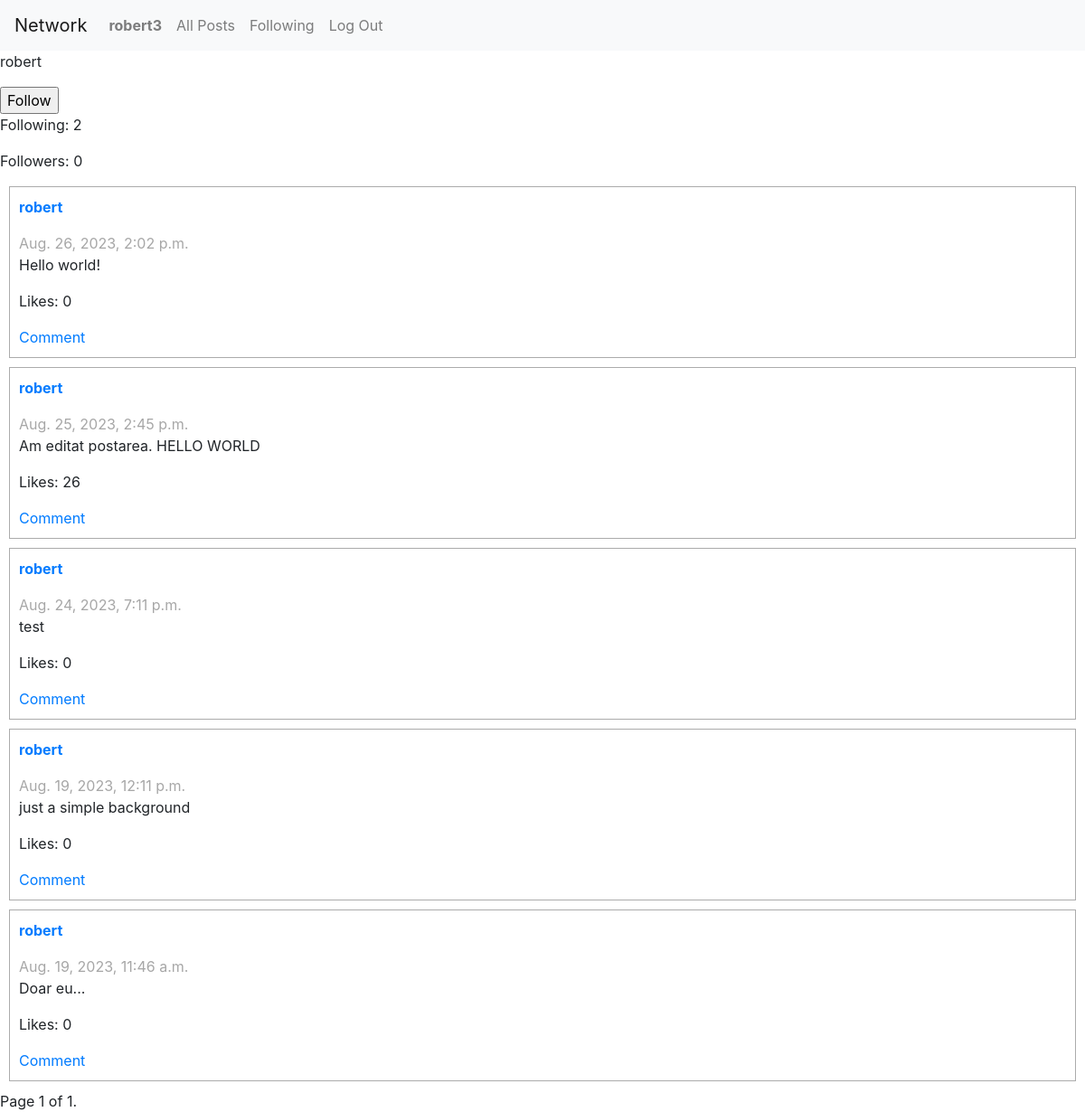
Screenshot of /profile/robert (signed in) with the database file from the repository.
### network/models.py (models this page shows, shortened)
class User(AbstractUser):
    pass

class UserPost(models.Model):
    user = models.ForeignKey(User, on_delete=models.CASCADE)
    timestamp = models.DateTimeField(auto_now_add=True)
    content = models.CharField(max_length=512)
    likes = models.IntegerField(default=0)

### network/views.py (the view)
# urls.py: path("profile/<str:username>", views.userprofile, name="userprofile"),
def userprofile(request, username):
    user = User.objects.get(username=username)
    posts = UserPost.objects.order_by('-timestamp').filter(user=user)
    paginator = Paginator(posts, 10)
    page_number = request.GET.get("page")
    page_obj = paginator.get_page(page_number)
    followingUsers = UserFollowing.objects.filter(user_id=user)  # all persons that te users follow
    followersUsers = UserFollowing.objects.filter(following_user_id=user) # all persons that follow an user
    try:
        checkFollow = UserFollowing.objects.get(user_id=request.user, following_user_id=user)
        isFollowing = checkFollow  # If the get() operation succeeds, the user is following.
    except:
        isFollowing = False  # If the user is not following, handle the exception.
    return render(request, "network/userprofile.html", {
        "profile":user,
        "followers":followersUsers,
        "following":followingUsers,
        "posts":posts,
        "page_obj": page_obj,
        "isFollowing":isFollowing
    })

### network/templates/network/userprofile.html (shortened to what this page needs)
{% extends 'network/layout.html' %}
{% block body %}
    <div>
        <p>{{ profile.username }}</p>
    </div>
    {% if user.is_authenticated %}
        {% if request.user != profile %}
            {% if isFollowing %}
                <form action="{% url 'unfollow'%}" method="POST">
                    {% csrf_token %}
                    <input type="hidden" name="userfollow" value="{{profile}}">
                    <input type="submit" value="Unfollow">
                </form>
            {% else %}
                <form action="{% url 'follow' %}" method="POST">
                    <input type="submit" value="Follow">
                </form>
            {%endif %}
        {% endif %}
    {% endif %}
    <div>
        <p>Following: {{ following.count }}</p>
        <p>Followers: {{ followers.count }}</p>
    </div>
    <div>
        {% for post in page_obj %}
        <div class="post-container">
            <div class="post-principal-container">
                <a href="{% url 'userprofile' post.user.username%}"><p class="post-username">{{post.user.username}}</p></a>
            </div>
            <div>
                <p class="post-timestamp">{{post.timestamp}}</p>
                <p class="post-content">{{post.content}}</p>
                <p>Likes: {{ post.likes }}</p>
                <a href="" class="text-decoration-none">Comment</a>
            </div>
        </div>
    {% endfor %}
    <div class="pagination">
        <span class="step-links">
            <span class="current">
                Page {{ page_obj.number }} of {{ page_obj.paginator.num_pages }}.
            </span>
        </span>
    </div>
    </div>
{% endblock %}

### network/templates/network/layout.html (shortened to what this page needs)
{% load static %}
<!DOCTYPE html>
<html lang="en">
    <head>
        <link rel="stylesheet" href="https://stackpath.bootstrapcdn.com/bootstrap/4.4.1/css/bootstrap.min.css">
        <link href="/network/static/network//styles.css" rel="stylesheet">
    </head>
    <body>
        <nav class="navbar navbar-expand-lg navbar-light bg-light">
            <a class="navbar-brand" href="#">Network</a>
            <div>
              <ul class="navbar-nav mr-auto">
                {% if user.is_authenticated %}
                    <li class="nav-item">
                        <a class="nav-link" href="{% url 'userprofile' user.username%}"><strong>{{ user.username }}</strong></a>
                    </li>
                {% endif %}
                <li class="nav-item">
                  <a class="nav-link" href="{% url 'index' %}">All Posts</a>
                </li>
                {% if user.is_authenticated %}
                    <li class="nav-item">
                        <a class="nav-link" href="{% url 'following' %}">Following</a>
                    </li>
                    <li class="nav-item">
                        <a class="nav-link" href="{% url 'logout' %}">Log Out</a>
                    </li>
                {% endif %}
              </ul>
            </div>
          </nav>
        <div class="body">
            {% block body %}
            {% endblock %}
        </div>
    </body>
</html>

### network/static/network/styles.css (style rules this page uses)
.post-container { display:flex; margin: 10px; border:1px solid rgb(171, 171, 171); padding:10px; flex-direction: column; }
.post-principal-container { display:flex; align-items: center; justify-content: space-between; }
.post-username { font-weight: bold; text-align: center; margin-right:5px; }
.post-timestamp { margin-bottom: 0; color:rgb(167, 167, 167); }

### rows the page displays
User: username "robert3"
User: username "robert"
UserPost: user.username "robert", timestamp "Aug. 26, 2023, 2:02 p.m.", content "Hello world!", likes "0"
UserPost: user.username "robert", timestamp "Aug. 25, 2023, 2:45 p.m.", content "Am editat postarea. HELLO WORLD", likes "26"
UserPost: user.username "robert", timestamp "Aug. 24, 2023, 7:11 p.m.", content "test", likes "0"
UserPost: user.username "robert", timestamp "Aug. 19, 2023, 12:11 p.m.", content "just a simple background", likes "0"
UserPost: user.username "robert", timestamp "Aug. 19, 2023, 11:46 a.m.", content "Doar eu...", likes "0"

### other values shown
{{ following.count }} "2"
{{ followers.count }} "0"
{{ page_obj.number }} "1"
{{ page_obj.paginator.num_pages }} "1"
